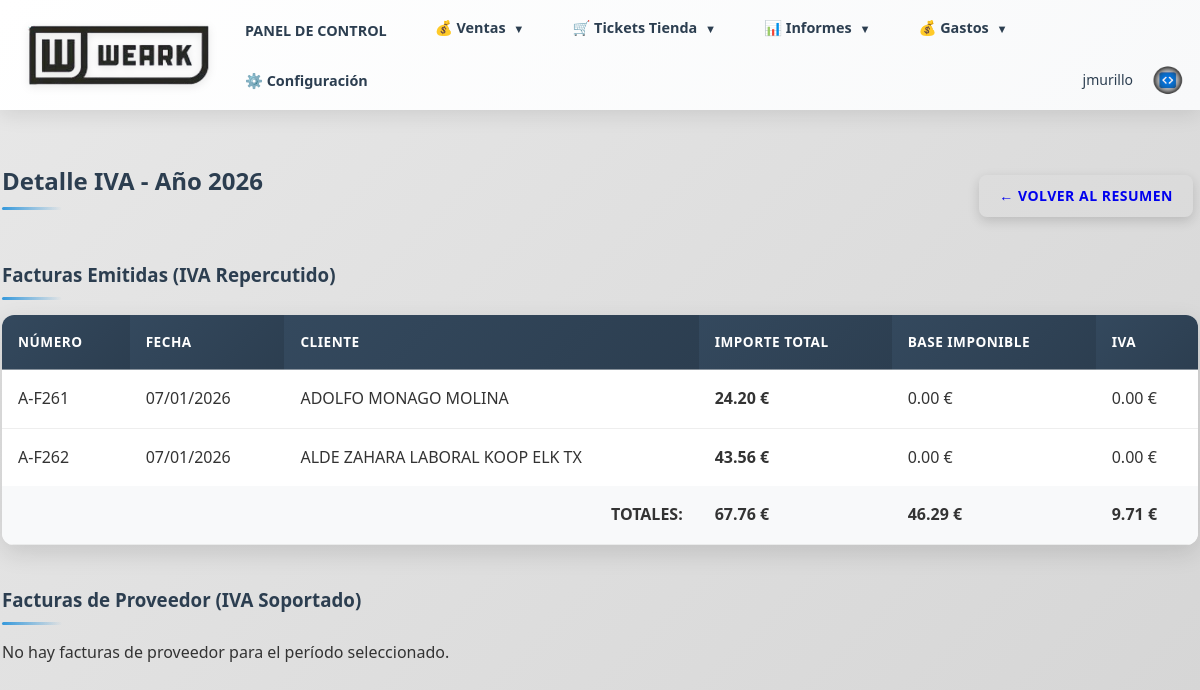
The app's page /informes/iva/detalle (signed in) with its own data.
### models.py (models this page shows, shortened)
class Usuario(db.Model, UserMixin):
    __tablename__ = 'usuarios'
    id = db.Column(db.Integer, primary_key=True)
    usuario = db.Column(db.String(80), nullable=False, unique=True)
    password_hash = db.Column(db.String(255), nullable=False)
    correo = db.Column(db.String(100), nullable=False)
    telefono = db.Column(db.String(50))
    rol = db.Column(db.String(50), nullable=False)  # comercial, administracion, supervisor, usuario
    fecha_creacion = db.Column(db.DateTime, default=datetime.utcnow)
    ultimo_acceso = db.Column(db.DateTime)
    activo = db.Column(db.Boolean, default=True, nullable=False)
    def is_supervisor(self):
        return self.rol == 'supervisor'

class Factura(db.Model):
    __tablename__ = 'facturas'
    id = db.Column(db.Integer, primary_key=True)
    pedido_id = db.Column(db.Integer, db.ForeignKey('pedidos.id'), nullable=True)
    pedido = db.relationship('Pedido', backref='facturas', lazy=True)
    presupuesto_id = db.Column(db.Integer, db.ForeignKey('presupuestos.id'), nullable=True)
    presupuesto = db.relationship('Presupuesto', backref='facturas', lazy=True)
    serie = db.Column(db.String(10), nullable=False, default='A')
    numero = db.Column(db.String(50), nullable=False)
    fecha_expedicion = db.Column(db.Date, nullable=False)
    tipo_factura = db.Column(db.String(10), nullable=False, default='F1')  # F1 = Factura completa
    descripcion = db.Column(db.Text)
    nif = db.Column(db.String(20))
    nombre = db.Column(db.String(200), nullable=False)
    importe_total = db.Column(db.Numeric(10, 2), nullable=False)
    descuento_pronto_pago = db.Column(db.Numeric(5, 2), nullable=False, default=0)  # Porcentaje de descuento por pronto pago (0-100)
    estado = db.Column(db.String(50), nullable=False, default='pendiente')  # pendiente, enviado, confirmado, error
    huella_verifactu = db.Column(db.Text)  # Respuesta de la API Verifactu
    fecha_creacion = db.Column(db.DateTime, default=datetime.utcnow)
    fecha_confirmacion = db.Column(db.DateTime)  # Fecha en que se recibió la huella
    lineas = db.relationship('LineaFactura', backref='factura', lazy=True, cascade='all, delete-orphan')

### routes/informes.py (the view)
@informes_bp.route('/informes/iva/detalle')
@login_required
@not_usuario_required
def iva_detalle():
    tipo_filtro = request.args.get('tipo', 'mes')
    año = request.args.get('año', datetime.now().year, type=int)
    periodo = request.args.get('periodo', None, type=int)
    query_facturas = Factura.query.filter(extract('year', Factura.fecha_expedicion) == año)
    if tipo_filtro == 'mes' and periodo:
        query_facturas = query_facturas.filter(extract('month', Factura.fecha_expedicion) == periodo)
        periodo_label = f"{['', 'Enero', 'Febrero', 'Marzo', 'Abril', 'Mayo', 'Junio', 'Julio', 'Agosto', 'Septiembre', 'Octubre', 'Noviembre', 'Diciembre'][periodo]} {año}"
    elif tipo_filtro == 'trimestre' and periodo:
        mes_inicio = (periodo - 1) * 3 + 1
        mes_fin = periodo * 3
        query_facturas = query_facturas.filter(extract('month', Factura.fecha_expedicion).between(mes_inicio, mes_fin))
        trimestres = {1: '1T', 2: '2T', 3: '3T', 4: '4T'}
        periodo_label = f"{trimestres.get(periodo, '')} {año}"
    else:
        periodo_label = f"Año {año}"
    facturas_emitidas = query_facturas.order_by(Factura.fecha_expedicion.desc()).all()
    query_facturas_prov = FacturaProveedor.query.filter(extract('year', FacturaProveedor.fecha_factura) == año)
    if tipo_filtro == 'mes' and periodo:
        query_facturas_prov = query_facturas_prov.filter(extract('month', FacturaProveedor.fecha_factura) == periodo)
    elif tipo_filtro == 'trimestre' and periodo:
        mes_inicio = (periodo - 1) * 3 + 1
        mes_fin = periodo * 3
        query_facturas_prov = query_facturas_prov.filter(extract('month', FacturaProveedor.fecha_factura).between(mes_inicio, mes_fin))
    facturas_proveedor = query_facturas_prov.order_by(FacturaProveedor.fecha_factura.desc()).all()
    tipo_iva_decimal = Decimal('21')
    total_base_emitida = Decimal('0')
    total_iva_emitido = Decimal('0')
    total_facturacion_emitida = Decimal('0')
    for factura in facturas_emitidas:
        total_facturacion_emitida += Decimal(str(factura.importe_total))
        for linea in factura.lineas:
            importe_con_iva = Decimal(str(linea.importe))
            base_imponible = importe_con_iva / (Decimal('1') + tipo_iva_decimal / Decimal('100'))
            base_imponible = base_imponible.quantize(Decimal('0.01'))
            total_base_emitida += base_imponible
            iva_linea = base_imponible * tipo_iva_decimal / Decimal('100')
            total_iva_emitido += iva_linea.quantize(Decimal('0.01'))
    total_base_soportada = sum(Decimal(str(f.base_imponible)) for f in facturas_proveedor)
    total_iva_soportado = sum(Decimal(str(f.importe_iva)) for f in facturas_proveedor)
    total_facturacion_soportada = sum(Decimal(str(f.total)) for f in facturas_proveedor)
    return render_template('informes/detalle_iva.html',
                         facturas_emitidas=facturas_emitidas,
                         facturas_proveedor=facturas_proveedor,
                         tipo_filtro=tipo_filtro,
                         año=año,
                         periodo=periodo,
                         periodo_label=periodo_label,
                         tipo_iva_decimal=tipo_iva_decimal,
                         total_base_emitida=total_base_emitida,
                         total_iva_emitido=total_iva_emitido,
                         total_facturacion_emitida=total_facturacion_emitida,
                         total_base_soportada=total_base_soportada,
                         total_iva_soportado=total_iva_soportado,
                         total_facturacion_soportada=total_facturacion_soportada)

### templates/informes/detalle_iva.html (shortened to what this page needs)
{% extends "base.html" %}
{% block content %}
<div class="informes-container">
    <div style="display: flex; justify-content: space-between; align-items: center; margin-bottom: 20px;">
        <h2>Detalle IVA - {{ periodo_label }}</h2>
        <a href="{{ url_for('informes.iva', tipo=tipo_filtro, año=año, periodo=periodo) }}" class="btn btn-secondary">← Volver al Resumen</a>
    </div>
    <h3 style="margin-top: 30px; margin-bottom: 15px; color: #2c3e50;">Facturas Emitidas (IVA Repercutido)</h3>
    {% if facturas_emitidas %}
    <div class="table-container" style="margin-bottom: 40px;">
        <table class="clientes-table">
            <thead>
                <tr>
                    <th>Número</th>
                    <th>Fecha</th>
                    <th>Cliente</th>
                    <th>Importe Total</th>
                    <th>Base Imponible</th>
                    <th>IVA</th>
                </tr>
            </thead>
            <tbody>
                {% for factura in facturas_emitidas %}
                <tr>
                    <td>{{ factura.serie }}-{{ factura.numero }}</td>
                    <td>{{ factura.fecha_expedicion.strftime('%d/%m/%Y') if factura.fecha_expedicion else '-' }}</td>
                    <td>{{ factura.nombre }}</td>
                    <td><strong>{{ "%.2f"|format(factura.importe_total) }} €</strong></td>
                    <td>
                        {% set tipo_iva = 21.0 %}
                        {% set base_total = 0.0 %}
                        {% for linea in factura.lineas %}
                            {% set importe_con_iva = linea.importe|float %}
                            {% set base_imponible = importe_con_iva / (1.0 + tipo_iva / 100.0) %}
                            {% set base_total = base_total + base_imponible %}
                        {% endfor %}
                        {{ "%.2f"|format(base_total) }} €
                    </td>
                    <td>
                        {% set tipo_iva = 21.0 %}
                        {% set iva_factura = 0.0 %}
                        {% for linea in factura.lineas %}
                            {% set importe_con_iva = linea.importe|float %}
                            {% set base_imponible = importe_con_iva / (1.0 + tipo_iva / 100.0) %}
                            {% set iva_linea = base_imponible * tipo_iva / 100.0 %}
                            {% set iva_factura = iva_factura + iva_linea %}
                        {% endfor %}
                        {{ "%.2f"|format(iva_factura) }} €
                    </td>
                </tr>
                {% endfor %}
            </tbody>
            <tfoot>
                <tr style="background: #f8f9fa; font-weight: bold;">
                    <td colspan="3" style="text-align: right;">TOTALES:</td>
                    <td>
                        {{ "%.2f"|format(total_facturacion_emitida) }} €
                    </td>
                    <td>
                        {{ "%.2f"|format(total_base_emitida) }} €
                    </td>
                    <td>
                        {{ "%.2f"|format(total_iva_emitido) }} €
                    </td>
                </tr>
            </tfoot>
        </table>
    </div>
    {% else %}
    <div class="no-data" style="margin-bottom: 40px;">
        <p>No hay facturas emitidas para el período seleccionado.</p>
    </div>
    {% endif %}
    <h3 style="margin-top: 30px; margin-bottom: 15px; color: #2c3e50;">Facturas de Proveedor (IVA Soportado)</h3>
    {% if facturas_proveedor %}
    <div class="table-container">
        <table class="clientes-table">
            <thead>
                <tr>
                    <th>Número Factura</th>
                    <th>Fecha</th>
                    <th>Proveedor</th>
                    <th>Base Imponible</th>
                    <th>Tipo IVA</th>
                    <th>IVA</th>
                    <th>Total</th>
                </tr>
            </thead>
            <tbody>
                {% for factura in facturas_proveedor %}
                <tr>
                    <td>{{ factura.numero_factura }}</td>
                    <td>{{ factura.fecha_factura.strftime('%d/%m/%Y') if factura.fecha_factura else '-' }}</td>
                    <td>{{ factura.proveedor.nombre if factura.proveedor else 'N/A' }}</td>
                    <td>{{ "%.2f"|format(factura.base_imponible) }} €</td>
                    <td>{{ "%.0f"|format(factura.tipo_iva) }}%</td>
                    <td>{{ "%.2f"|format(factura.importe_iva) }} €</td>
                    <td><strong>{{ "%.2f"|format(factura.total) }} €</strong></td>
                </tr>
                {% endfor %}
            </tbody>
            <tfoot>
                <tr style="background: #f8f9fa; font-weight: bold;">
                    <td colspan="3" style="text-align: right;">TOTALES:</td>
                    <td>
                        {{ "%.2f"|format(total_base_soportada) }} €
                    </td>
                    <td></td>
                    <td>
                        {{ "%.2f"|format(total_iva_soportado) }} €
                    </td>
                    <td>
                        {{ "%.2f"|format(total_facturacion_soportada) }} €
                    </td>
                </tr>
            </tfoot>
        </table>
    </div>
    {% else %}
    <div class="no-data">
        <p>No hay facturas de proveedor para el período seleccionado.</p>
    </div>
    {% endif %}
</div>
{% endblock %}

### templates/base.html (shortened to what this page needs)
<!DOCTYPE html>
<html lang="es">
<head>
    <link rel="stylesheet" href="{{ url_for('static', filename='css/style.css') }}">
</head>
<body>
    <header>
        <div class="container header-wrapper">
            <a href="{{ url_for('index.index') }}" style="text-decoration: none; display: flex; align-items: center;">
                <img src="{{ url_for('static', filename='logo_base.png') }}" alt="Logo" class="header-logo">
            </a>
            <nav id="mainNav">
                {% if current_user.is_authenticated %}
                    <a href="{{ url_for('index.index') }}">PANEL DE CONTROL</a>
                    {% if current_user.rol == 'usuario' %}
                        <a href="{{ url_for('solicitudes.listado_solicitudes') }}">SOLICITUDES</a>
                    {% else %}
                        <div class="dropdown">
                            <a href="#" class="dropdown-toggle">💰 Ventas <span class="dropdown-arrow">▼</span></a>
                        </div>
                        <div class="dropdown">
                            <a href="#" class="dropdown-toggle">🛒 Tickets Tienda <span class="dropdown-arrow">▼</span></a>
                        </div>
                        <div class="dropdown">
                            <a href="#" class="dropdown-toggle">📊 Informes <span class="dropdown-arrow">▼</span></a>
                        </div>
                        <div class="dropdown">
                            <a href="#" class="dropdown-toggle">💰 Gastos <span class="dropdown-arrow">▼</span></a>
                        </div>
                        {% if current_user.is_supervisor() %}
                            <a href="{{ url_for('configuracion.index') }}">⚙️ Configuración</a>
                        {% endif %}
                    {% endif %}
                    <div class="user-menu">
                        <span class="user-name">{{ current_user.usuario }}</span>
                        <a href="{{ url_for('auth.logout') }}" class="logout-btn-circle" title="Cerrar Sesión">
                            <img src="{{ url_for('static', filename='logo_jm.png') }}" alt="Cerrar Sesión" style="width: 100%; height: 100%; object-fit: contain;">
                        </a>
                    </div>
                {% endif %}
            </nav>
        </div>
    </header>
    <div class="container">
        {% block content %}{% endblock %}
    </div>
</body>
</html>

### records on screen
Usuario: usuario "jmurillo"
Factura: serie "A", numero "F261", fecha_expedicion "07/01/2026", nombre "ADOLFO MONAGO MOLINA", importe_total "24.20", descuento_pronto_pago "0.00"
Factura: serie "A", numero "F262", fecha_expedicion "07/01/2026", nombre "ALDE ZAHARA LABORAL KOOP ELK TX", importe_total "43.56", descuento_pronto_pago "0.00"

### other values on screen
{{ periodo_label }} "Año 2026"
{{ "%.2f"|format(total_facturacion_emitida) }} "67.76"
{{ "%.2f"|format(total_base_emitida) }} "46.29"
{{ "%.2f"|format(total_iva_emitido) }} "9.71"
